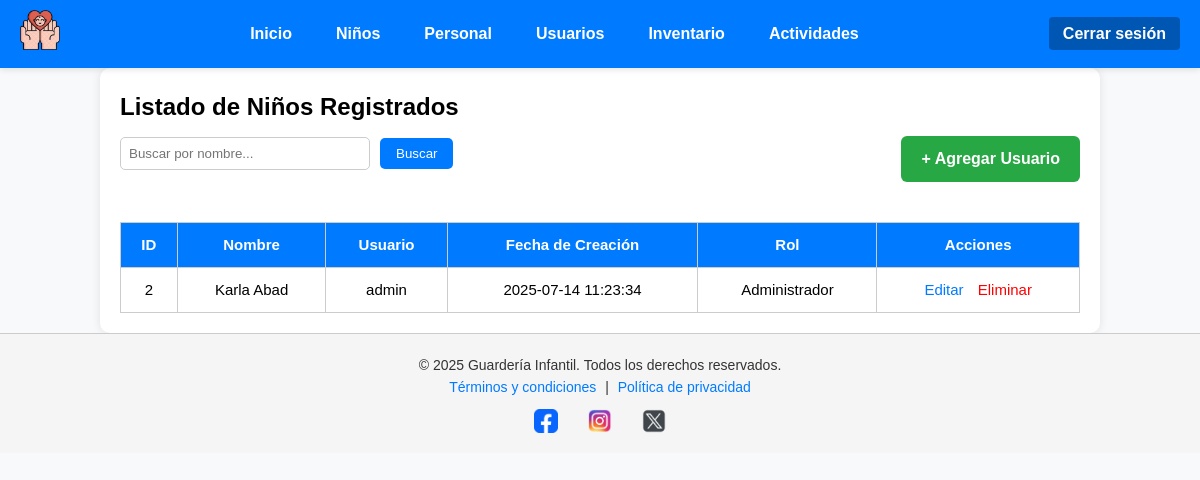
The page /MVC/index.php?c=Usuario&a=index (signed in) on the database its author committed.
### tables this page shows
CREATE TABLE `usuarios` (
  `id` int(11) NOT NULL,
  `nombre` varchar(100) NOT NULL,
  `usuario` varchar(50) NOT NULL,
  `clave` varchar(255) NOT NULL,
  `rol` enum('Administrador','Docente','Inventario') NOT NULL,
  `fecha_creacion` timestamp NOT NULL DEFAULT current_timestamp()
);

### MVC/controller/UsuarioController.php (called while the page is built, shortened)
<?php
require_once "model/dao/UsuarioDAO.php";
class UsuarioController {
    public function index() {
        $limite = 5;
        $pagina = isset($_GET['pagina']) && is_numeric($_GET['pagina']) ? (int) $_GET['pagina'] : 1;
        $inicio = ($pagina - 1) * $limite;
        if (isset($_GET['buscar']) && !empty(trim($_GET['buscar']))) {
            $texto = trim($_GET['buscar']);
            $lista = UsuarioDAO::buscarPorNombre($texto, $inicio, $limite);
            $total = UsuarioDAO::totalBusqueda($texto);
        } else {
            $lista = UsuarioDAO::listarPaginado($inicio, $limite);
        }
        require_once "view/usuario/usuario.list.php";
    }
}
?>

### MVC/index.php (called while the page is built, shortened)
<?php
$a = isset($_GET['a']) ? $_GET['a'] : 'index';
$controller = new $controllerClass();
$controller->$a();

### MVC/model/dao/UsuarioDAO.php (called while the page is built, shortened)
<?php
class UsuarioDAO {
    public static function listarPaginado($inicio, $limite) {
        $conexion = Conexion::conectar();
        $stmt = $conexion->prepare("SELECT * FROM usuarios LIMIT ?, ?");
        $stmt->bindParam(1, $inicio, PDO::PARAM_INT);
        $stmt->bindParam(2, $limite, PDO::PARAM_INT);
        $stmt->execute();
        return $stmt->fetchAll(PDO::FETCH_ASSOC);
    }
}

### MVC/view/usuario/usuario.list.php (the view, shortened to what this page needs)
<?php require_once "view/templates/navbar.php"; ?>
<main class="container">
    <h2>Listado de Niños Registrados</h2>
    <div style="display: flex; justify-content: space-between; align-items: center; margin-bottom: 20px; flex-wrap: wrap; gap: 10px;">
        <form method="GET" action="index.php" style="display: flex; align-items: center; gap: 10px;">
            <input
                type="text"
                name="buscar"
                placeholder="Buscar por nombre..."
                value="<?= $_GET['buscar'] ?? '' ?>"
                style="width: 250px; padding: 8px; border: 1px solid #ccc; border-radius: 5px;"
                oninput="if(this.value === '') this.form.submit();"
            >
            <button type="submit" style="padding: 8px 16px; background-color: #007bff; color: white; border: none; border-radius: 5px;">
                Buscar
            </button>
        </form>
        <a href="index.php?c=Usuario&a=nuevo" class="btn-agregar">+ Agregar Usuario</a>
    </div>
    <div style="overflow-x: auto;">
        <table class="tabla" border="1" cellpadding="10" cellspacing="0" style="width: 100%; border-collapse: collapse;">
            <thead style="background-color: #f0f0f0;">
                <tr>
                    <th>ID</th>
                    <th>Nombre</th>
                    <th>Usuario</th>
                    <th>Fecha de Creación</th>
                    <th>Rol</th>
                    <th>Acciones</th>
                </tr>
            </thead>
            <tbody>
                <?php if (empty($lista)) : ?>
                    <tr>
                        <td colspan="9" style="text-align: center;">No se encontraron registros.</td>
                    </tr>
                <?php else : ?>
                    <?php foreach ($lista as $nino): ?>
                        <tr>
                            <td><?= $nino['id'] ?></td>
                            <td><?= $nino['nombre'] ?></td>
                            <td><?= $nino['usuario'] ?></td>
                            <td><?= $nino['fecha_creacion'] ?></td>
                            <td><?= $nino['rol'] ?></td>
                            <td>
                                <a href="index.php?c=Usuario&a=editar&id=<?= $nino['id'] ?>" class="btn-editar">Editar</a>
                                <a href="index.php?c=Usuario&a=eliminar&id=<?= $nino['id'] ?>" class="btn-eliminar" onclick="return confirm('¿Eliminar este registro?')">Eliminar</a>
                            </td>
                        </tr>
                    <?php endforeach; ?>
                <?php endif; ?>
            </tbody>
        </table>
    </div>
</main>
<?php require_once "view/templates/footer.php"; ?>

### MVC/assets/css/home.css (style rules this page uses)
html { scroll-behavior: smooth; }
* { margin: 0; padding: 0; box-sizing: border-box; }
body { width: 100%; min-height: 100vh; overflow-x: hidden; background-color: #f8f9fa; font-family: Arial, sans-serif; line-height: 1.6; }
.container { width: 100%; margin: auto; padding: 20px; max-width: 1000px; background: white; border-radius: 10px; box-shadow: 0 0 10px rgba(0,0,0,0.1); }
table.tabla { width: 100%; border-collapse: collapse; margin-top: 20px; font-size: 15px; }
table.tabla th, table.tabla td { border: 1px solid #ccc; padding: 10px; text-align: center; }
table.tabla th { background-color: #007bff; color: white; }
.btn-agregar { display: inline-block; margin-top: 10px; padding: 10px 15px; background-color: #28a745; color: white; text-decoration: none; border-radius: 4px; font-weight: bold; }
.btn-editar { color: #007bff; text-decoration: none; margin-right: 10px; }
.btn-eliminar { color: red; text-decoration: none; }
.btn-agregar { padding: 10px 20px; background-color: #28a745; color: white; font-weight: bold; border: none; border-radius: 6px; cursor: pointer; }
.btn-agregar, .btn-cancelar { padding: 10px 20px; border: none; font-weight: bold; text-align: center; text-decoration: none; border-radius: 6px; min-width: 120px; }
.btn-agregar { background-color: #28a745; color: white; }

### rows shown on the page
usuarios: id "2", nombre "Karla Abad", usuario "admin", fecha_creacion "2025-07-14 11:23:34", rol "Administrador"
